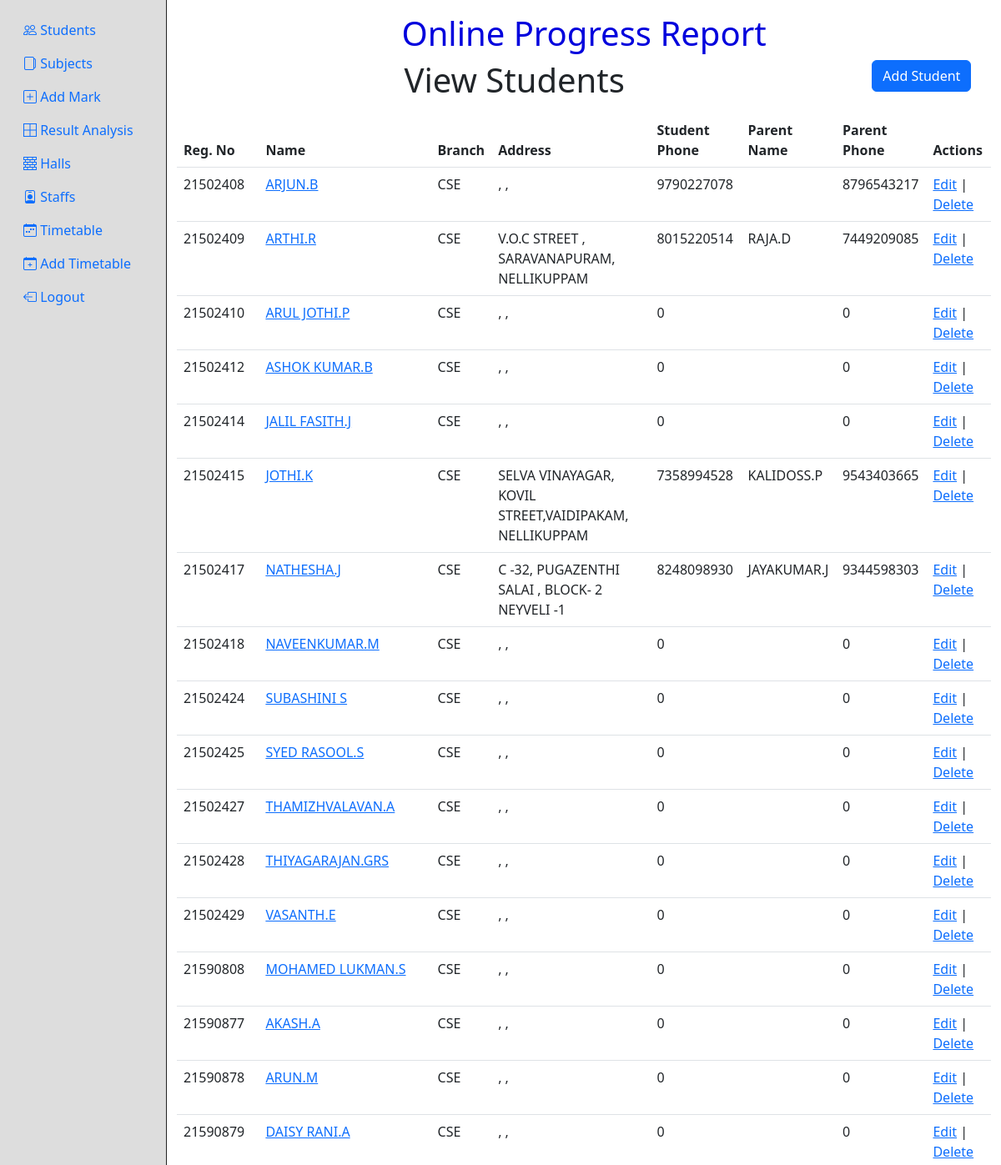
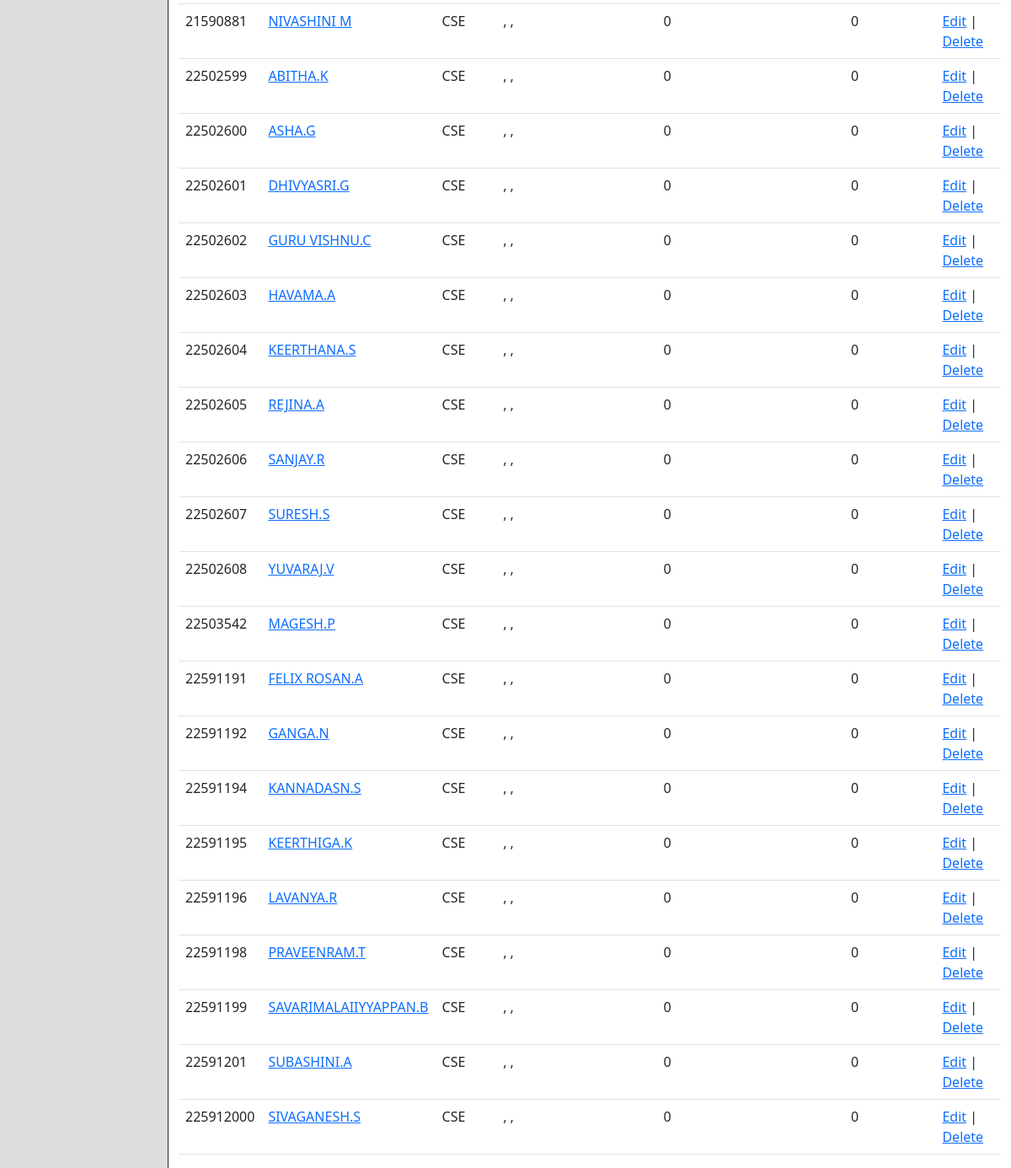
Page /mainpage.php (signed in) on the committed database (2 pictures, top to bottom).
### tables this page shows
CREATE TABLE `student_details` (
  `regno` int(11) NOT NULL,
  `stname` text NOT NULL,
  `gender` varchar(15) NOT NULL,
  `bcode` int(11) NOT NULL,
  `bname` varchar(40) NOT NULL,
  `add1` varchar(40) NOT NULL,
  `add2` varchar(40) NOT NULL,
  `add3` varchar(40) NOT NULL,
  `stu_phone` bigint(20) NOT NULL,
  `p_name` varchar(40) NOT NULL,
  `p_phone` bigint(20) NOT NULL
);

### mainpage.php (the view, shortened to what this page needs)
<?php
if(!isset($_SESSION["user_id"])){
    header("Location: login.php");
}else if(isset($_GET["deleteid"])){
    $query = "DELETE FROM `student_details` WHERE `regno` = ".$_GET["deleteid"];
    $con = mysqli_connect(DB_HOST,DB_USERNAME,DB_PASSWORD,DB_NAME);
    mysqli_query($con, $query);
    $selectQuery = "SELECT * FROM `student_details`";
    $result = mysqli_query($con, $selectQuery);
}else{
    $query = "SELECT * FROM `student_details`";
    $con = mysqli_connect(DB_HOST,DB_USERNAME,DB_PASSWORD,DB_NAME);
    $result = mysqli_query($con, $query);
}
?>
<!DOCTYPE html>
<html lang="en">
<head>
  <link href="https://cdn.jsdelivr.net/npm/bootstrap@5.3.0-alpha1/dist/css/bootstrap.min.css" rel="stylesheet"
>
  <link rel="stylesheet" href="https://cdn.jsdelivr.net/npm/bootstrap-icons@1.10.3/font/bootstrap-icons.css">
</head>
<body>
  <div class="container-fluid h-100">
    <div class="row h-100">
      <?php include("sidebar.php"); ?>
      <div class="col-10 pt-3">
        <div class="row">
          <div class="col-12">
            <h2 style="text-align:center;font-size:40px;color:#00d">Online Progress Report</h2>
          </div>
        </div>
        <div class="row">
          <div class="col">
            <div class="row">
              <div class="col-10">
                <h1 class="title mb-3">View Students</h1>
              </div>
              <div class="col"><a class="btn btn-primary" href="add-student.php" role="button">Add Student</a></div>
            </div>
            <div class="table-responsive">
              <table class="table table-hover">
                <thead>
                  <tr>
                    <th>Reg. No</th>
                    <th>Name</th>
                    <th>Branch</th>
                    <th>Address</th>
                    <th>Student Phone</th>
                    <th>Parent Name</th>
                    <th>Parent Phone</th>
                    <th>Actions</th>
                  </tr>
                </thead>
                <tbody>
                  <?php if($result){
                    $rows = mysqli_num_rows($result);
                    if($rows===0){
                  ?>
                  <tr>
                    <td colspan="8" align="center">No Records Found</td>
                  </tr>
                  <?php }else{
                    while($row = mysqli_fetch_array($result, MYSQLI_ASSOC)){ ?>
                  <tr>
                    <td><?php echo $row["regno"]; ?></td>
                    <td><a href="marks.php?viewid=<?php echo $row['regno']; ?>"><?php echo $row["stname"]; ?></a></td>
                    <td><?php echo $row["bname"]; ?></td>
                    <td><?php echo $row["add1"]; ?>, <?php echo $row["add2"]; ?>, <?php echo $row["add3"]; ?></td>
                    <td><?php echo $row["stu_phone"]; ?></td>
                    <td><?php echo $row["p_name"]; ?></td>
                    <td><?php echo $row["p_phone"]; ?></td>
                    <td>
                      <a href="edit-student.php?id=<?php echo $row["regno"]; ?>">Edit</a> | <a
                        href="?deleteid=<?php echo $row["regno"]; ?>">Delete</a>
                    </td>
                  </tr>
                  <?php
                  }
                  } } ?>
                </tbody>
              </table>
            </div>
          </div>
        </div>
      </div>
    </div>
  </div>
</body>
</html>

### mainpage.php (style rules this page uses)
html, body { margin: 0; padding: 0; height: 100%; }
h1.title { margin: 0; text-align: center; }

### rows in the picture
student_details: regno "21502408", stname "ARJUN.B", bname "CSE", stu_phone "9790227078", p_phone "8796543217"
student_details: regno "21502409", stname "ARTHI.R", bname "CSE", add1 "V.O.C STREET", add2 "SARAVANAPURAM", add3 "NELLIKUPPAM", stu_phone "8015220514", p_name "RAJA.D", p_phone "7449209085"
student_details: regno "21502410", stname "ARUL JOTHI.P", bname "CSE", stu_phone "0", p_phone "0"
student_details: regno "21502412", stname "ASHOK KUMAR.B", bname "CSE", stu_phone "0", p_phone "0"
student_details: regno "21502414", stname "JALIL FASITH.J", bname "CSE", stu_phone "0", p_phone "0"
student_details: regno "21502415", stname "JOTHI.K", bname "CSE", add1 "SELVA VINAYAGAR", add2 "KOVIL STREET,VAIDIPAKAM", add3 "NELLIKUPPAM", stu_phone "7358994528", p_name "KALIDOSS.P", p_phone "9543403665"
student_details: regno "21502417", stname "NATHESHA.J", bname "CSE", add1 "C -32", add2 "PUGAZENTHI SALAI", add3 "BLOCK- 2 NEYVELI -1", stu_phone "8248098930", p_name "JAYAKUMAR.J", p_phone "9344598303"
student_details: regno "21502418", stname "NAVEENKUMAR.M", bname "CSE", stu_phone "0", p_phone "0"
student_details: regno "21502424", stname "SUBASHINI S", bname "CSE", stu_phone "0", p_phone "0"
student_details: regno "21502425", stname "SYED RASOOL.S", bname "CSE", stu_phone "0", p_phone "0"
student_details: regno "21502427", stname "THAMIZHVALAVAN.A", bname "CSE", stu_phone "0", p_phone "0"
student_details: regno "21502428", stname "THIYAGARAJAN.GRS", bname "CSE", stu_phone "0", p_phone "0"
student_details: regno "21502429", stname "VASANTH.E", bname "CSE", stu_phone "0", p_phone "0"
student_details: regno "21590808", stname "MOHAMED LUKMAN.S", bname "CSE", stu_phone "0", p_phone "0"
student_details: regno "21590877", stname "AKASH.A", bname "CSE", stu_phone "0", p_phone "0"
student_details: regno "21590878", stname "ARUN.M", bname "CSE", stu_phone "0", p_phone "0"
student_details: regno "21590879", stname "DAISY RANI.A", bname "CSE", stu_phone "0", p_phone "0"
student_details: regno "21590881", stname "NIVASHINI M", bname "CSE", stu_phone "0", p_phone "0"
student_details: regno "22502599", stname "ABITHA.K", bname "CSE", stu_phone "0", p_phone "0"
student_details: regno "22502600", stname "ASHA.G", bname "CSE", stu_phone "0", p_phone "0"
student_details: regno "22502601", stname "DHIVYASRI.G", bname "CSE", stu_phone "0", p_phone "0"
student_details: regno "22502602", stname "GURU VISHNU.C", bname "CSE", stu_phone "0", p_phone "0"
student_details: regno "22502603", stname "HAVAMA.A", bname "CSE", stu_phone "0", p_phone "0"
student_details: regno "22502604", stname "KEERTHANA.S", bname "CSE", stu_phone "0", p_phone "0"
student_details: regno "22502605", stname "REJINA.A", bname "CSE", stu_phone "0", p_phone "0"
student_details: regno "22502606", stname "SANJAY.R", bname "CSE", stu_phone "0", p_phone "0"
student_details: regno "22502607", stname "SURESH.S", bname "CSE", stu_phone "0", p_phone "0"
student_details: regno "22502608", stname "YUVARAJ.V", bname "CSE", stu_phone "0", p_phone "0"
student_details: regno "22503542", stname "MAGESH.P", bname "CSE", stu_phone "0", p_phone "0"
student_details: regno "22591191", stname "FELIX ROSAN.A", bname "CSE", stu_phone "0", p_phone "0"
student_details: regno "22591192", stname "GANGA.N", bname "CSE", stu_phone "0", p_phone "0"
student_details: regno "22591194", stname "KANNADASN.S", bname "CSE", stu_phone "0", p_phone "0"
student_details: regno "22591195", stname "KEERTHIGA.K", bname "CSE", stu_phone "0", p_phone "0"
student_details: regno "22591196", stname "LAVANYA.R", bname "CSE", stu_phone "0", p_phone "0"
student_details: regno "22591198", stname "PRAVEENRAM.T", bname "CSE", stu_phone "0", p_phone "0"
student_details: regno "22591199", stname "SAVARIMALAIIYYAPPAN.B", bname "CSE", stu_phone "0", p_phone "0"
student_details: regno "22591201", stname "SUBASHINI.A", bname "CSE", stu_phone "0", p_phone "0"
student_details: regno "225912000", stname "SIVAGANESH.S", bname "CSE", stu_phone "0", p_phone "0"
